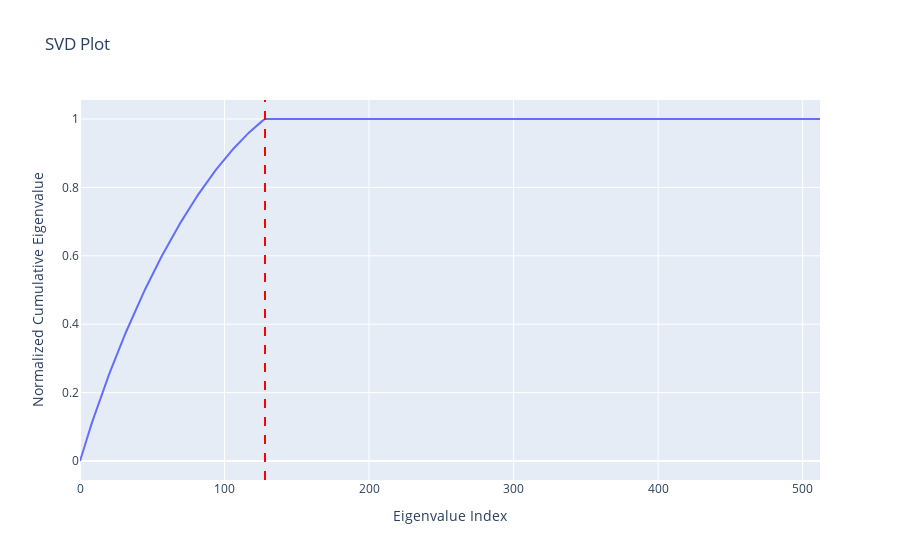

Notebook cell for this chart:
### Code cell
plot(low_rank_matrix, line=128)

### Figure 1 — Plotly figure (JSON) as saved in the notebook; plotly's stock layout.template omitted (floating-point values rounded to 4 significant figures; data arrays with more than 128 entries replaced by an {"elided": "..."} marker saying what was removed)
{"data": [{"hovertemplate": "Eigenvalue Index=%{x}<br>Normalized Cumulative Eigenvalue=%{y}<extra></extra>", "legendgroup": "", "line": {"color": "#636efa", "dash": "solid"}, "marker": {"symbol": "circle"}, "mode": "lines", "name": "", "orientation": "v", "showlegend": false, "x": {"elided": "513 int values"}, "xaxis": "x", "y": {"elided": "513 float values"}, "yaxis": "y", "type": "scatter"}], "layout": {"xaxis": {"anchor": "y", "domain": [0.0, 1.0], "title": {"text": "Eigenvalue Index"}}, "yaxis": {"anchor": "x", "domain": [0.0, 1.0], "title": {"text": "Normalized Cumulative Eigenvalue"}}, "legend": {"tracegroupgap": 0}, "title": {"text": "SVD Plot"}, "shapes": [{"line": {"color": "red", "dash": "dash"}, "type": "line", "x0": 128, "x1": 128, "xref": "x", "y0": 0, "y1": 1, "yref": "y domain"}]}}
